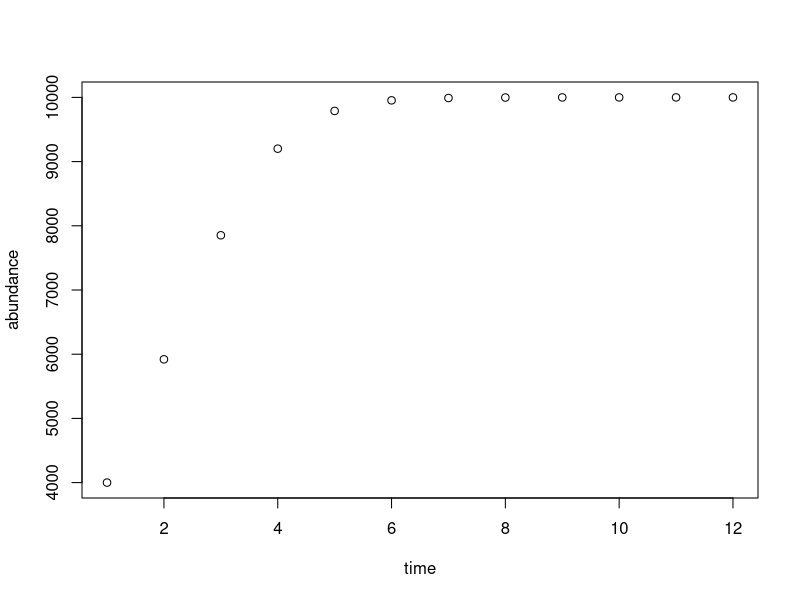
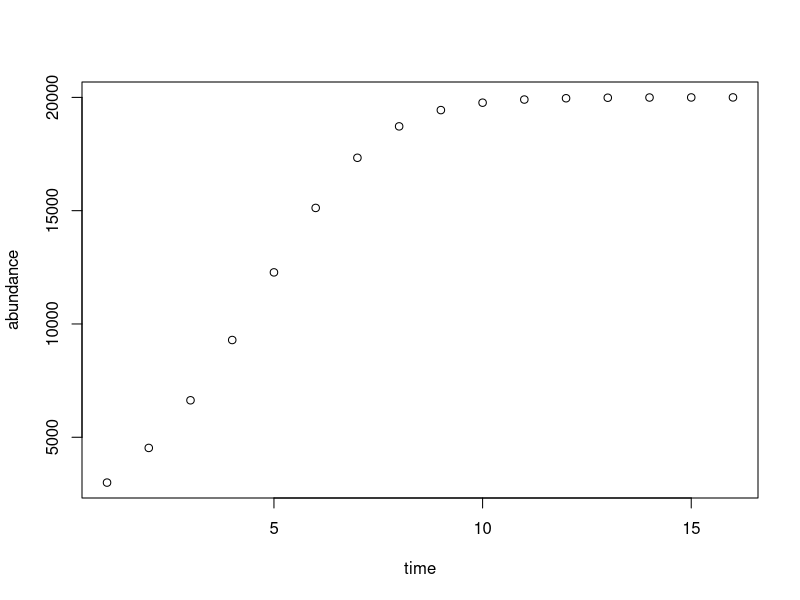

Reproduce these figures in R, in order.
#Williams_Lab08
#EBIO 4420
#March 16 2021

#3a, recall the logistic growth equation from lab 4
K2 <- 10000 #carrying capacity
r2 <- 0.8 #intrinsic growth rate
time <- c(1:12) #time steps 1-12
n2 <- 2500 #initial population
abundance <- rep (0,12) #empty vector for 12 abundance values
for (i in time) {
    n2 <- n2 + ( r2 * n2 * (K2 - n2)/K2)
    print(n2)
    abundance [i] <- n2 #assign the values of n2 in the loop to the ith values in abundance
}

plot(time, abundance) #plot time vs. abundance 

#####################################################
#3b, turn the logistic growth model into a function tha takes r, K, the total number of generations, and the initial population size into its arguments

logGrowth <- function(r,K, g,n) {
    #create a function that has 4 arguments (r,K,g,n) that are equivalent to intrinsic growth rate, carrying capacity, number of generations, and initial abundance
    abundance <- rep(n, g)
    #pre-allocate a vector for abundance that starts with n and is the length of generations
    time <- 1:g
    #create a time vector that starts at 1 and ends with the last generation
    for (t in 2:g) {
        #start with the iteration at time 2, given initial abundance is equal to n
        n <- n + ( r * n * (K - n)/K)
        #equation for calculating logistic growht
        print(n)
        #print out results of n to insure the function is working properly
        abundance [t] <- n 
        #fill each iteration of n at t into the abundance vector
    }
    
#3c, add code to the function so that it produces a plot of data that generates abundance vs. time
    plot(time, abundance)
        #plot time and abundance against eachother 
    generationAbundance <- data.frame(1:g, abundance)
    #combine the time and abundance vectors into a data frame and assign them a value
    write.csv(generationAbundance,
              "Lab08_timeAbundance.csv", 
              #export the assigned data frame to a csv file
              row.names = FALSE)
    #make row names false in order to get rid of the first numbered column
}

###3d, write a line of code that calls the function, and choose the parameters
logGrowth(0.6, 20000, 16, 3000)

###3e, written above is included how to export data to a csv for this lab
